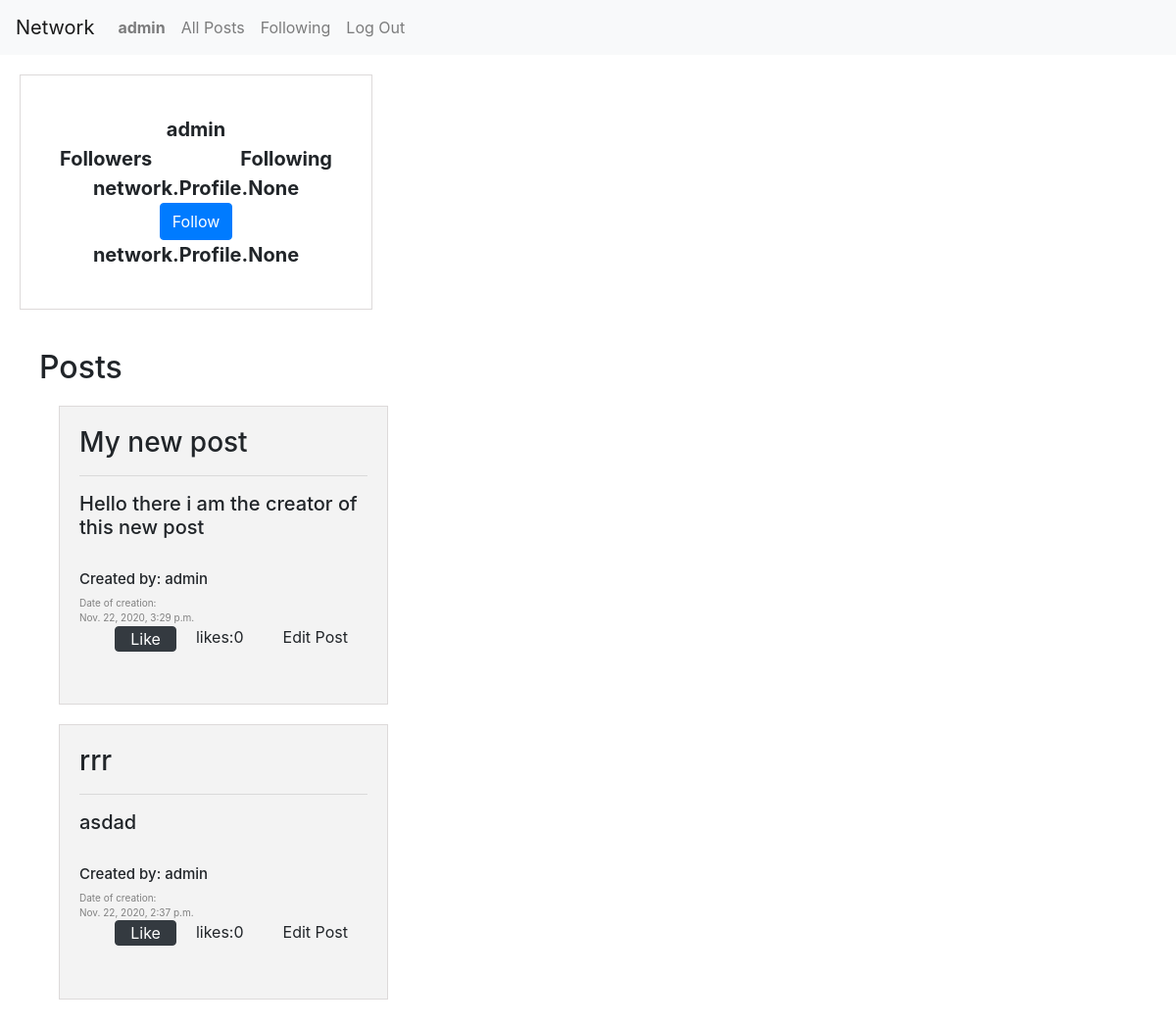
Page /profile (signed in) on the earlier database version.
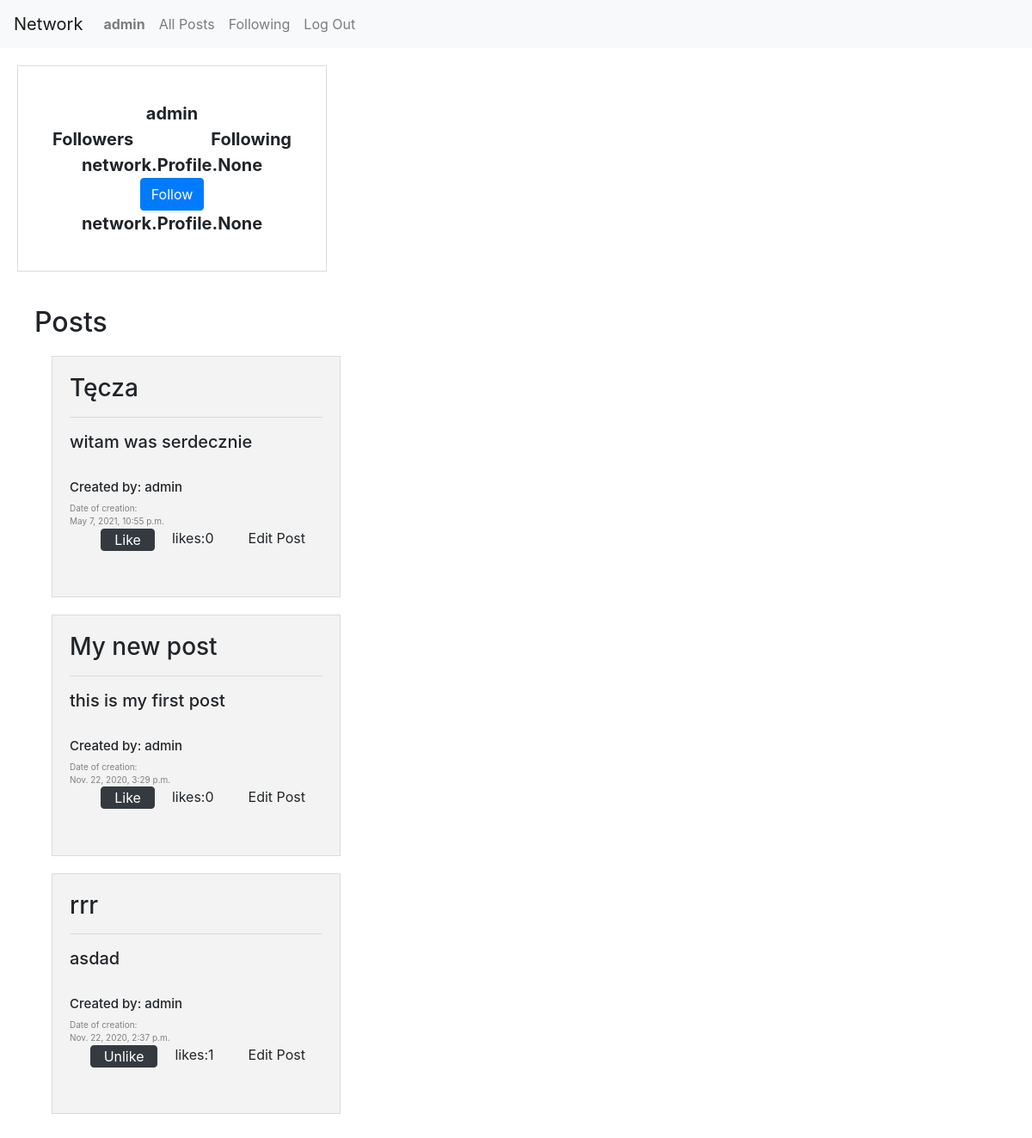
Same page on the later database version.
### network/models.py (models this page shows, shortened)
class Post(models.Model):
    title = models.CharField(max_length=64)
    text = models.TextField()
    likes = models.ManyToManyField(
        "User", default=None, blank=True, related_name="likes"
    )
    creation_date = models.DateTimeField()
    author = models.ForeignKey(
        User, on_delete=models.CASCADE, blank=True, related_name="author"
    )

class User(AbstractUser):
    def __str__(self):
        return self.username

### network/views.py (the view)
# urls.py: path("profile", views.profile, name="profile"),
def profile(request):
    posts_list = Post.objects.filter(author=request.user).order_by("-creation_date")
    return render(
        request,
        "network/profile.html",
        {
            "posts_list": posts_list,
            "user": request.user,
        },
    )

### network/templates/network/profile.html (shortened to what this page needs)
{% extends "network/layout.html" %}
{% load static %}
{% block body %}
<div class="profile-container">
    <div class="row" style="text-align: center;">
        <div class="col-sm-2"></div>
        <div class="col-sm-8">{{user.username}}</div>
        <div class="col-sm-2"></div>
      </div>
      <div class="row" style="text-align: center;">
        <div class="col-sm">Followers</div>
        <div class="col-sm"></div>
        <div class="col-sm">Following</div>
      </div>
      <div class="row" style="text-align: center;">
        <div class="col-sm">{{user.followers}}</div>
        {% if user.is_authenticated %}
            <div class="col-sm"><button type="button" id="button" class="btn btn-primary">Follow</button></div>
        {% endif %}
        <div class="col-sm">{{user.following}}</div>
      </div>
</div>
<div class="posts-container">
    <h2>Posts</h2>
    {% for post in posts_list %}
    <div class="post" id="{{post.id}}">
        <div class="content">
            <h3>{{post.title}}</h3>
            <hr>
            <div id="text-before">
                <h5>{{post.text}}</h5>
            </div>
            <br>
            <div class="get-user">
                <h5 style="font-size: 15px;" onclick = "get_profile('{{post.author.id}}')">Created by: {{post.author}}</h5>
            </div>
            <div class="date">
                Date of creation: <br>
                {{post.creation_date}}
            </div>
            <div class="right-bottom" style="height: 60px;">
                {% if request.user == post.author %}
                <div class="likes" style="cursor: pointer;" onclick = "display_edit()">
                    Edit Post
                </div>
                {% endif %}
                <div class="likes" >
                    likes:   <div class="like-count{{post.id}}" style="float: right;"> {{post.like_set.count}}</div>
                </div>
                <form class="like-form" id="{{post.id}}" method=post action="{% url 'like' post_id=post.id %}" style=" float: right;">
                    {% if user.is_authenticated %}
                        {% if user not in post.likes.all %}
                            <button class="btn btn-dark like{{post.id}}" type="submit" value="Save"> Like </button>
                        {% else %}
                            <button class="btn btn-dark like{{post.id}}" type="submit" value="Save"> Unlike </button>
                        {% endif %}
                    {% endif %}
                </form>
            </div>
        </div>
    </div>
    {% endfor %}
</div>
{% endblock %}

Differences in the rows shown:
added Post: title "Tęcza", text "witam was serdecznie", author "admin", creation_date "May 7, 2021, 10:55 p.m.", shows "Edit Post", like_set.count "0"
changed Post "My new post": text "Hello there i am the creator of this new post" → "this is my first post"
computed for Post "rrr": like_set.count "0" → "1"; text "Like" → "Unlike"
